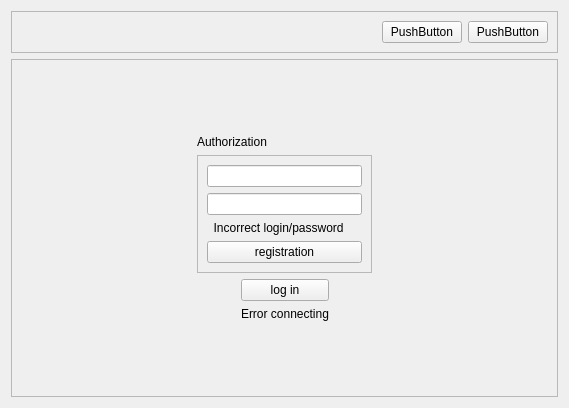
<?xml version="1.0" encoding="UTF-8"?>
<ui version="4.0">
 <class>Authorization</class>
 <widget class="QWidget" name="Authorization">
  <property name="geometry">
   <rect>
    <x>0</x>
    <y>0</y>
    <width>569</width>
    <height>408</height>
   </rect>
  </property>
  <property name="windowTitle">
   <string>Form</string>
  </property>
  <layout class="QVBoxLayout" name="verticalLayout_7">
   <item>
    <layout class="QVBoxLayout" name="verticalLayout_6">
     <item>
      <widget class="QFrame" name="frame">
       <property name="frameShape">
        <enum>QFrame::StyledPanel</enum>
       </property>
       <property name="frameShadow">
        <enum>QFrame::Raised</enum>
       </property>
       <layout class="QHBoxLayout" name="horizontalLayout">
        <item>
         <spacer name="horizontalSpacer">
          <property name="orientation">
           <enum>Qt::Horizontal</enum>
          </property>
          <property name="sizeHint" stdset="0">
           <size>
            <width>340</width>
            <height>20</height>
           </size>
          </property>
         </spacer>
        </item>
        <item>
         <widget class="QPushButton" name="turn_window">
          <property name="text">
           <string>PushButton</string>
          </property>
         </widget>
        </item>
        <item>
         <widget class="QPushButton" name="close_window">
          <property name="text">
           <string>PushButton</string>
          </property>
         </widget>
        </item>
       </layout>
      </widget>
     </item>
     <item>
      <widget class="QFrame" name="frame_2">
       <property name="frameShape">
        <enum>QFrame::StyledPanel</enum>
       </property>
       <property name="frameShadow">
        <enum>QFrame::Raised</enum>
       </property>
       <layout class="QVBoxLayout" name="verticalLayout_5">
        <item>
         <layout class="QVBoxLayout" name="verticalLayout_4">
          <item>
           <spacer name="verticalSpacer">
            <property name="orientation">
             <enum>Qt::Vertical</enum>
            </property>
            <property name="sizeHint" stdset="0">
             <size>
              <width>20</width>
              <height>40</height>
             </size>
            </property>
           </spacer>
          </item>
          <item>
           <layout class="QHBoxLayout" name="horizontalLayout_5">
            <item>
             <spacer name="horizontalSpacer_7">
              <property name="orientation">
               <enum>Qt::Horizontal</enum>
              </property>
              <property name="sizeHint" stdset="0">
               <size>
                <width>40</width>
                <height>20</height>
               </size>
              </property>
             </spacer>
            </item>
            <item>
             <layout class="QVBoxLayout" name="verticalLayout_3">
              <item>
               <widget class="QLabel" name="label">
                <property name="text">
                 <string>Authorization</string>
                </property>
               </widget>
              </item>
              <item>
               <widget class="QFrame" name="frame_3">
                <property name="frameShape">
                 <enum>QFrame::StyledPanel</enum>
                </property>
                <property name="frameShadow">
                 <enum>QFrame::Raised</enum>
                </property>
                <layout class="QVBoxLayout" name="verticalLayout">
                 <item>
                  <layout class="QHBoxLayout" name="horizontalLayout_2">
                   <item>
                    <widget class="QLineEdit" name="username_enter"/>
                   </item>
                  </layout>
                 </item>
                 <item>
                  <layout class="QVBoxLayout" name="verticalLayout_8">
                   <item>
                    <widget class="QLineEdit" name="pass_enter"/>
                   </item>
                   <item>
                    <widget class="QLabel" name="error_label">
                     <property name="text">
                      <string>  Incorrect login/password</string>
                     </property>
                    </widget>
                   </item>
                  </layout>
                 </item>
                 <item>
                  <layout class="QHBoxLayout" name="horizontalLayout_4">
                   <item>
                    <widget class="QPushButton" name="reg_button">
                     <property name="text">
                      <string>registration</string>
                     </property>
                    </widget>
                   </item>
                  </layout>
                 </item>
                </layout>
               </widget>
              </item>
              <item>
               <layout class="QHBoxLayout" name="horizontalLayout_3">
                <item>
                 <spacer name="horizontalSpacer_5">
                  <property name="orientation">
                   <enum>Qt::Horizontal</enum>
                  </property>
                  <property name="sizeHint" stdset="0">
                   <size>
                    <width>40</width>
                    <height>20</height>
                   </size>
                  </property>
                 </spacer>
                </item>
                <item>
                 <layout class="QVBoxLayout" name="verticalLayout_2">
                  <item>
                   <widget class="QPushButton" name="log_in">
                    <property name="text">
                     <string>log in</string>
                    </property>
                   </widget>
                  </item>
                  <item>
                   <widget class="QLabel" name="errorconnect_label">
                    <property name="text">
                     <string>Error connecting</string>
                    </property>
                   </widget>
                  </item>
                 </layout>
                </item>
                <item>
                 <spacer name="horizontalSpacer_6">
                  <property name="orientation">
                   <enum>Qt::Horizontal</enum>
                  </property>
                  <property name="sizeHint" stdset="0">
                   <size>
                    <width>40</width>
                    <height>20</height>
                   </size>
                  </property>
                 </spacer>
                </item>
               </layout>
              </item>
             </layout>
            </item>
            <item>
             <spacer name="horizontalSpacer_8">
              <property name="orientation">
               <enum>Qt::Horizontal</enum>
              </property>
              <property name="sizeHint" stdset="0">
               <size>
                <width>40</width>
                <height>20</height>
               </size>
              </property>
             </spacer>
            </item>
           </layout>
          </item>
          <item>
           <spacer name="verticalSpacer_2">
            <property name="orientation">
             <enum>Qt::Vertical</enum>
            </property>
            <property name="sizeHint" stdset="0">
             <size>
              <width>20</width>
              <height>40</height>
             </size>
            </property>
           </spacer>
          </item>
         </layout>
        </item>
       </layout>
      </widget>
     </item>
    </layout>
   </item>
  </layout>
 </widget>
 <resources/>
 <connections/>
</ui>
